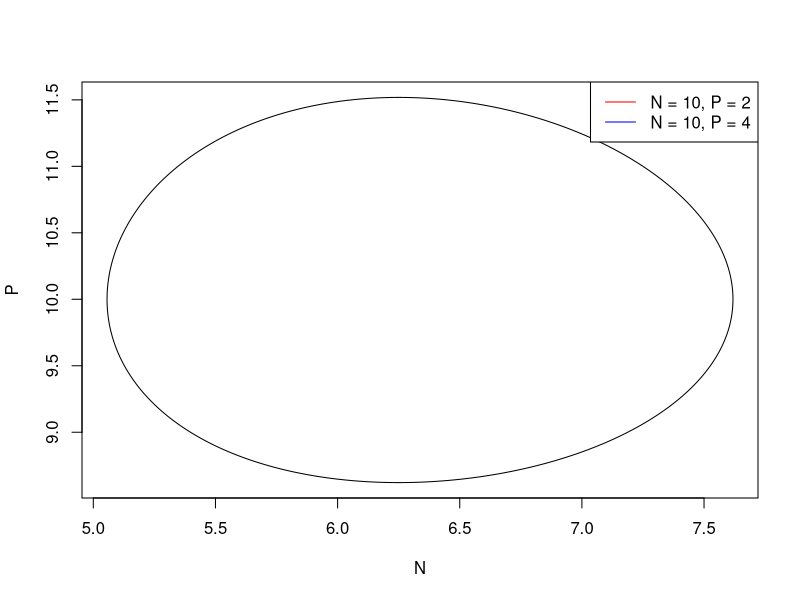
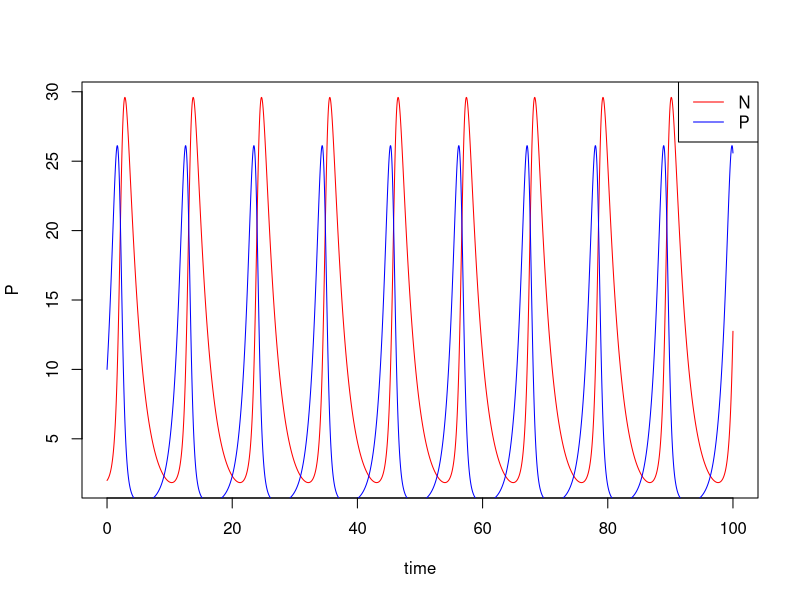

R code for these plots, in order:
library(deSolve)
library(tidyverse)

### (1) Model specification
PP <- function(times, state, parms) {
  with(as.list(c(state, parms)), {
    dN_dt = r*N - a*N*P
    dP_dt = e*a*N*P - d*P
    return(list(c(dN_dt,dP_dt)))  # return the results  
  })
}

### (2) Model application
times <- seq(0, 100, by = 0.01)  
state <- c(N = 10, P = 2)  
state1 <- c(N = 0.5/0.08 + 1, P = 1/0.1 + 1)  
parms <- c(r = 1.0, a = 0.1, e = 0.8, d = 0.5)  

# run the ode solver

pop_size <- ode(func = PP, times = times, y = state, parms = parms)
pop_size1 <- ode(func = PP, times = times, y = state1, parms = parms)

windows()
plot(P ~ N, data = pop_size1, type = "l")
# lines(P ~ N, data = pop_size, col = "red")
legend("topright", legend = c("N = 10, P = 2", "N = 10, P = 4"), 
       col = c("red", "blue"), lty = 1)

windows()
plot(P ~ time, data = pop_size, col = "red", type = "l")
lines(N ~ time, data = pop_size, col = "blue", type = "l")
legend("topright", legend = c("N", "P"), col = c("red", "blue"), lty = 1)
